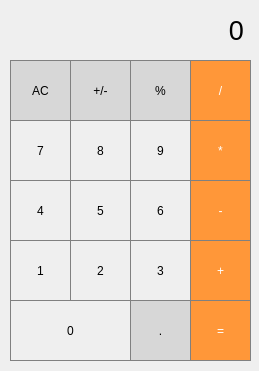
<?xml version="1.0" encoding="UTF-8"?>
<ui version="4.0">
 <class>Calculator</class>
 <widget class="QMainWindow" name="Calculator">
  <property name="geometry">
   <rect>
    <x>0</x>
    <y>0</y>
    <width>259</width>
    <height>371</height>
   </rect>
  </property>
  <property name="windowTitle">
   <string>Calculator</string>
  </property>
  <property name="windowIcon">
   <iconset resource="icon.qrc">
    <normaloff>:/new/main_icon/res/calculator_icon.png</normaloff>:/new/main_icon/res/calculator_icon.png</iconset>
  </property>
  <widget class="QWidget" name="centralwidget">
   <widget class="QLabel" name="result">
    <property name="geometry">
     <rect>
      <x>10</x>
      <y>0</y>
      <width>241</width>
      <height>61</height>
     </rect>
    </property>
    <property name="font">
     <font>
      <pointsize>20</pointsize>
     </font>
    </property>
    <property name="layoutDirection">
     <enum>Qt::LeftToRight</enum>
    </property>
    <property name="styleSheet">
     <string notr="true">QLabel {
	qproperty-allignment: 'AllignVCenter | AllignRight';
	border-bottom =&quot; 1px solid gray;
}

background-color: white;</string>
    </property>
    <property name="text">
     <string>0</string>
    </property>
    <property name="alignment">
     <set>Qt::AlignRight|Qt::AlignTrailing|Qt::AlignVCenter</set>
    </property>
    <property name="margin">
     <number>2</number>
    </property>
    <property name="indent">
     <number>7</number>
    </property>
   </widget>
   <widget class="QPushButton" name="pushButton_AC">
    <property name="geometry">
     <rect>
      <x>10</x>
      <y>60</y>
      <width>61</width>
      <height>61</height>
     </rect>
    </property>
    <property name="styleSheet">
     <string notr="true">QPushButton {
	background-color: rgb(215, 215, 215);
	border: 1px solid gray;
}
QPushButton:pressed {
	background-color: qlineargradient(x1: 0, y1:0, x2: 0, y2: 1, stop: 0 #BEBEBE, 
										stop:1 #D7D7D7);
}</string>
    </property>
    <property name="text">
     <string>AC</string>
    </property>
   </widget>
   <widget class="QPushButton" name="pushButton_sgn">
    <property name="geometry">
     <rect>
      <x>70</x>
      <y>60</y>
      <width>61</width>
      <height>61</height>
     </rect>
    </property>
    <property name="styleSheet">
     <string notr="true">QPushButton {
	background-color: rgb(215, 215, 215);
	border: 1px solid gray;
}
QPushButton:pressed {
	background-color: qlineargradient(x1: 0, y1:0, x2: 0, y2: 1, stop: 0 #BEBEBE, 
										stop:1 #D7D7D7);
}</string>
    </property>
    <property name="text">
     <string>+/-</string>
    </property>
   </widget>
   <widget class="QPushButton" name="pushButton_percent">
    <property name="geometry">
     <rect>
      <x>130</x>
      <y>60</y>
      <width>61</width>
      <height>61</height>
     </rect>
    </property>
    <property name="styleSheet">
     <string notr="true">QPushButton {
	background-color: rgb(215, 215, 215);
	border: 1px solid gray;
}
QPushButton:pressed {
	background-color: qlineargradient(x1: 0, y1:0, x2: 0, y2: 1, stop: 0 #BEBEBE, 
										stop:1 #D7D7D7);
}</string>
    </property>
    <property name="text">
     <string>%</string>
    </property>
   </widget>
   <widget class="QPushButton" name="pushButton_div">
    <property name="geometry">
     <rect>
      <x>190</x>
      <y>60</y>
      <width>61</width>
      <height>61</height>
     </rect>
    </property>
    <property name="styleSheet">
     <string notr="true">QPushButton {
	background-color: rgb(255, 151, 57);
	color: white;
	border: 1px solid gray;
}
QPushButton:pressed {
	background-color: qlineargradient(x1: 0, y1:0, x2: 0, y2: 1, stop: 0 #FF7832, 
										stop:1 #FF9739);
}</string>
    </property>
    <property name="text">
     <string>/</string>
    </property>
   </widget>
   <widget class="QPushButton" name="pushButton_8">
    <property name="geometry">
     <rect>
      <x>70</x>
      <y>120</y>
      <width>61</width>
      <height>61</height>
     </rect>
    </property>
    <property name="styleSheet">
     <string notr="true">QPushButton {
	border: 1px solid gray;
}
QPushButton:pressed {
	background-color: qlineargradient(x1:0, y1: 0, x2: 0, y2: 1,
										stop: 0 #dadbde, stop: 1 #f6f7fa);
}</string>
    </property>
    <property name="text">
     <string>8</string>
    </property>
   </widget>
   <widget class="QPushButton" name="pushButton_7">
    <property name="geometry">
     <rect>
      <x>10</x>
      <y>120</y>
      <width>61</width>
      <height>61</height>
     </rect>
    </property>
    <property name="styleSheet">
     <string notr="true">QPushButton {
	border: 1px solid gray;
}
QPushButton:pressed {
	background-color: qlineargradient(x1:0, y1: 0, x2: 0, y2: 1,
										stop: 0 #dadbde, stop: 1 #f6f7fa);
}</string>
    </property>
    <property name="text">
     <string>7</string>
    </property>
   </widget>
   <widget class="QPushButton" name="pushButton_bazm">
    <property name="geometry">
     <rect>
      <x>190</x>
      <y>120</y>
      <width>61</width>
      <height>61</height>
     </rect>
    </property>
    <property name="styleSheet">
     <string notr="true">QPushButton {
	background-color: rgb(255, 151, 57);
	color: white;
	border: 1px solid gray;
}
QPushButton:pressed {
	background-color: qlineargradient(x1: 0, y1:0, x2: 0, y2: 1, stop: 0 #FF7832, 
										stop:1 #FF9739);
}</string>
    </property>
    <property name="text">
     <string>*</string>
    </property>
   </widget>
   <widget class="QPushButton" name="pushButton_9">
    <property name="geometry">
     <rect>
      <x>130</x>
      <y>120</y>
      <width>61</width>
      <height>61</height>
     </rect>
    </property>
    <property name="styleSheet">
     <string notr="true">QPushButton {
	border: 1px solid gray;
}
QPushButton:pressed {
	background-color: qlineargradient(x1:0, y1: 0, x2: 0, y2: 1,
										stop: 0 #dadbde, stop: 1 #f6f7fa);
}</string>
    </property>
    <property name="text">
     <string>9</string>
    </property>
   </widget>
   <widget class="QPushButton" name="pushButton_5">
    <property name="geometry">
     <rect>
      <x>70</x>
      <y>180</y>
      <width>61</width>
      <height>61</height>
     </rect>
    </property>
    <property name="styleSheet">
     <string notr="true">QPushButton {
	border: 1px solid gray;
}
QPushButton:pressed {
	background-color: qlineargradient(x1:0, y1: 0, x2: 0, y2: 1,
										stop: 0 #dadbde, stop: 1 #f6f7fa);
}</string>
    </property>
    <property name="text">
     <string>5</string>
    </property>
   </widget>
   <widget class="QPushButton" name="pushButton_4">
    <property name="geometry">
     <rect>
      <x>10</x>
      <y>180</y>
      <width>61</width>
      <height>61</height>
     </rect>
    </property>
    <property name="styleSheet">
     <string notr="true">QPushButton {
	border: 1px solid gray;
}
QPushButton:pressed {
	background-color: qlineargradient(x1:0, y1: 0, x2: 0, y2: 1,
										stop: 0 #dadbde, stop: 1 #f6f7fa);
}</string>
    </property>
    <property name="text">
     <string>4</string>
    </property>
   </widget>
   <widget class="QPushButton" name="pushButton_minus">
    <property name="geometry">
     <rect>
      <x>190</x>
      <y>180</y>
      <width>61</width>
      <height>61</height>
     </rect>
    </property>
    <property name="styleSheet">
     <string notr="true">QPushButton {
	background-color: rgb(255, 151, 57);
	color: white;
	border: 1px solid gray;
}
QPushButton:pressed {
	background-color: qlineargradient(x1: 0, y1:0, x2: 0, y2: 1, stop: 0 #FF7832, 
										stop:1 #FF9739);
}</string>
    </property>
    <property name="text">
     <string>-</string>
    </property>
   </widget>
   <widget class="QPushButton" name="pushButton_6">
    <property name="geometry">
     <rect>
      <x>130</x>
      <y>180</y>
      <width>61</width>
      <height>61</height>
     </rect>
    </property>
    <property name="styleSheet">
     <string notr="true">QPushButton {
	border: 1px solid gray;
}
QPushButton:pressed {
	background-color: qlineargradient(x1:0, y1: 0, x2: 0, y2: 1,
										stop: 0 #dadbde, stop: 1 #f6f7fa);
}</string>
    </property>
    <property name="text">
     <string>6</string>
    </property>
   </widget>
   <widget class="QPushButton" name="pushButton_2">
    <property name="geometry">
     <rect>
      <x>70</x>
      <y>240</y>
      <width>61</width>
      <height>61</height>
     </rect>
    </property>
    <property name="styleSheet">
     <string notr="true">QPushButton {
	border: 1px solid gray;
}
QPushButton:pressed {
	background-color: qlineargradient(x1:0, y1: 0, x2: 0, y2: 1,
										stop: 0 #dadbde, stop: 1 #f6f7fa);
}</string>
    </property>
    <property name="text">
     <string>2</string>
    </property>
   </widget>
   <widget class="QPushButton" name="pushButton_1">
    <property name="geometry">
     <rect>
      <x>10</x>
      <y>240</y>
      <width>61</width>
      <height>61</height>
     </rect>
    </property>
    <property name="styleSheet">
     <string notr="true">QPushButton {
	border: 1px solid gray;
}
QPushButton:pressed {
	background-color: qlineargradient(x1:0, y1: 0, x2: 0, y2: 1,
										stop: 0 #dadbde, stop: 1 #f6f7fa);
}</string>
    </property>
    <property name="text">
     <string>1</string>
    </property>
   </widget>
   <widget class="QPushButton" name="pushButton_plus">
    <property name="geometry">
     <rect>
      <x>190</x>
      <y>240</y>
      <width>61</width>
      <height>61</height>
     </rect>
    </property>
    <property name="styleSheet">
     <string notr="true">QPushButton {
	background-color: rgb(255, 151, 57);
	color: white;
	border: 1px solid gray;
}
QPushButton:pressed {
	background-color: qlineargradient(x1: 0, y1:0, x2: 0, y2: 1, stop: 0 #FF7832, 
										stop:1 #FF9739);
}</string>
    </property>
    <property name="text">
     <string>+</string>
    </property>
   </widget>
   <widget class="QPushButton" name="pushButton_3">
    <property name="geometry">
     <rect>
      <x>130</x>
      <y>240</y>
      <width>61</width>
      <height>61</height>
     </rect>
    </property>
    <property name="styleSheet">
     <string notr="true">QPushButton {
	border: 1px solid gray;
}
QPushButton:pressed {
	background-color: qlineargradient(x1:0, y1: 0, x2: 0, y2: 1,
										stop: 0 #dadbde, stop: 1 #f6f7fa);
}</string>
    </property>
    <property name="text">
     <string>3</string>
    </property>
   </widget>
   <widget class="QPushButton" name="pushButton_0">
    <property name="geometry">
     <rect>
      <x>10</x>
      <y>300</y>
      <width>121</width>
      <height>61</height>
     </rect>
    </property>
    <property name="styleSheet">
     <string notr="true">QPushButton {
	border: 1px solid gray;
}
QPushButton:pressed {
	background-color: qlineargradient(x1:0, y1: 0, x2: 0, y2: 1,
										stop: 0 #dadbde, stop: 1 #f6f7fa);
}</string>
    </property>
    <property name="text">
     <string>0</string>
    </property>
   </widget>
   <widget class="QPushButton" name="pushButton_dot">
    <property name="geometry">
     <rect>
      <x>130</x>
      <y>300</y>
      <width>61</width>
      <height>61</height>
     </rect>
    </property>
    <property name="styleSheet">
     <string notr="true">QPushButton {
	background-color: rgb(215, 215, 215);
	border: 1px solid gray;
}
QPushButton:pressed {
	background-color: qlineargradient(x1: 0, y1:0, x2: 0, y2: 1, stop: 0 #BEBEBE, 
										stop:1 #D7D7D7);
}</string>
    </property>
    <property name="text">
     <string>.</string>
    </property>
   </widget>
   <widget class="QPushButton" name="pushButton_equ">
    <property name="geometry">
     <rect>
      <x>190</x>
      <y>300</y>
      <width>61</width>
      <height>61</height>
     </rect>
    </property>
    <property name="styleSheet">
     <string notr="true">QPushButton {
	background-color: rgb(255, 151, 57);
	color: white;
	border: 1px solid gray;
}
QPushButton:pressed {
	background-color: qlineargradient(x1: 0, y1:0, x2: 0, y2: 1, stop: 0 #FF7832, 
										stop:1 #FF9739);
}</string>
    </property>
    <property name="text">
     <string>=</string>
    </property>
   </widget>
  </widget>
 </widget>
 <resources>
  <include location="icon.qrc"/>
 </resources>
 <connections/>
</ui>
